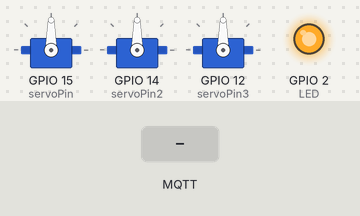
The program below on a simulated ESP32. On the bench: 3 × servo, output pins drawn as LEDs (lit = HIGH). The inputs (shaded band) are chosen by the test bench. WiFi joins after 1.5 s; servers stay silent unless stated; no MQTT or app messages arrive unless stated; what the program prints to the serial monitor is not drawn.

Above: at 2.7 s.
2.8 s: MQTT message "servo/control" arrives on the first subscribed topic
At 3.8 s:
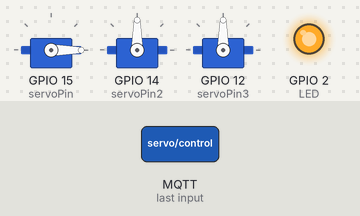
4.3 s: MQTT message "stepper1/control" arrives on the second subscribed topic
At 5.0 s:
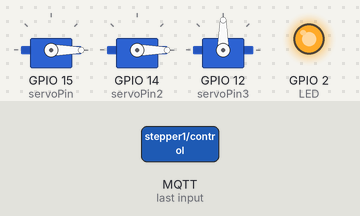
5.8 s: MQTT message "de" arrives on the third subscribed topic
At 6.1 s:
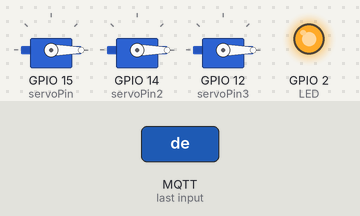
7.3 s: MQTT message "1" arrives on the first subscribed topic
At 8.5 s:
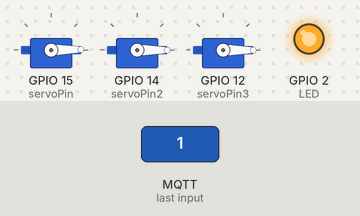
Timing chart, 0 to 9.8 s (numbered marks = the images above; inputs shaded):
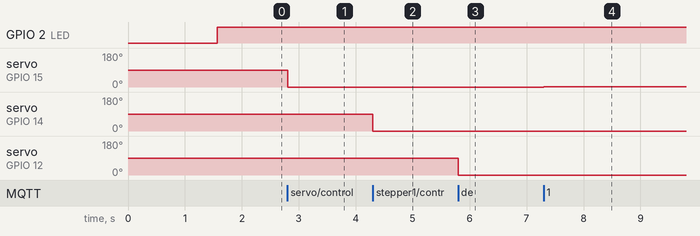

The program:

main.cpp
```cpp
#include <WiFi.h>
#include <WiFiClientSecure.h>
#include <PubSubClient.h>
#include <ESP32Servo.h>

// Настройки сети
const char* ssid = "Trrr";
const char* password = "1419trr14";
const char* mqtt_server = "d1ec323fd6904363bc62ae1f22132549.s1.eu.hivemq.cloud";
const char* mqtt_user = "krushka";
const char* mqtt_password = "Kr5st9k2006";

// Пины для сервопривода и шагового двигателя
const int servoPin = 15;
const int servoPin2 = 14;
const int servoPin3 = 12;
// Шаговый двигатель 1
const int stepper1StepPin = 18;
const int stepper1DirPin = 19;

// Параметры шаговых двигателей
const int stepsPerRevolution = 400;

const int LED = 2; // Светодиод

Servo myServo;
Servo secondServo;
Servo thirdServo;
WiFiClientSecure espClient;
PubSubClient *client;

void setup_wifi() {
  delay(10);
  Serial.println();
  Serial.print("Connecting to ");
  Serial.println(ssid);

  WiFi.mode(WIFI_STA);
  WiFi.begin(ssid, password);

  while (WiFi.status() != WL_CONNECTED) {
    digitalWrite(LED, LOW); // Выключить светодиод при подключении к WiFi
    delay(500);
    Serial.print(".");
  }

  Serial.println("");
  Serial.println("WiFi connected");
  Serial.println("IP address: ");
  Serial.println(WiFi.localIP());
}

void rotateStepper(int stepPin, int dirPin, int degrees, bool clockwise) {
  // Рассчитывает количество шагов
  int steps = (degrees / 360.0) * stepsPerRevolution;

  // Устанавливаем направление
  digitalWrite(dirPin, clockwise ? HIGH : LOW);

  // Выполняем шаги
  for(int i = 0; i < steps; i++) {
    digitalWrite(stepPin, HIGH);
    delayMicroseconds(1000);
    digitalWrite(stepPin, LOW);
    delayMicroseconds(1000);
  }
}

void callback(char* topic, byte* payload, unsigned int length) {
  Serial.print("Message arrived [");
  Serial.print(topic);
  Serial.print("] ");

  String message;
  for (int i = 0; i < length; i++) {
    message += (char)payload[i];
  }
  Serial.println(message);

  // Обработка сервоприводов
  if (String(topic) == "servo/control") {
    int angle = message.toInt();
    if (angle >= 0 && angle <= 180) {
      myServo.write(angle);
      Serial.print("Servo set to: ");
      Serial.println(angle);
    }
  }

  if (String(topic) == "servo2/control") {
    int angle = message.toInt();
    if (angle >= 0 && angle <= 180) {
      secondServo.write(angle);
      Serial.print("Servo set to: ");
      Serial.println(angle);
    }
  }

  if (String(topic) == "servo3/control") {
    int angle = message.toInt();
    if (angle >= 0 && angle <= 180) {
      thirdServo.write(angle);
      Serial.print("Servo set to: ");
      Serial.println(angle);
    }
  }

  // Обработка шагового двигателя
  if (String(topic) == "stepper1/control") {
    int deIndex = message.indexOf("de");
    int diIndex = message.indexOf("di");

    if (deIndex != -1 && diIndex != -1) {
        // Парсинг градусов (все что между "de" и "di")
        int degrees = message.substring(deIndex + 2, diIndex).toInt();

        // Парсинг направления (все что после "di")
        String dirStr = message.substring(diIndex + 2);
        bool direction = dirStr == "cw"; // true для CW, false для CCW

        Serial.print("Stepper 1 rotating: ");
        Serial.print(degrees);
        Serial.print(" degrees ");
        Serial.println(direction ? "CCW" : "CW");

        rotateStepper(stepper1StepPin, stepper1DirPin, degrees, direction);
    }
  }
}

void reconnect() {
  while (!client->connected()) {
    digitalWrite(LED, LOW); // Выключить светодиод при отсутствии подключения
    Serial.print("Attempting MQTT connection...");
    String clientId = "ESP32MotorController";

    if (client->connect(clientId.c_str(), mqtt_user, mqtt_password)) {
      Serial.println("connected");
      digitalWrite(LED, HIGH); // Включить светодиод при успешном подключении
      client->subscribe("servo/control");
      client->subscribe("servo2/control");
      client->subscribe("servo3/control");
      client->subscribe("stepper1/control");
    } else {
      Serial.print("failed, rc=");
      Serial.print(client->state());
      Serial.println(" try again in 5 seconds");
      delay(5000);
    }
  }
}

void setup() {
  Serial.begin(115200);
  pinMode(LED, OUTPUT);
  digitalWrite(LED, LOW); // Изначально выключить светодиод

  // Настройка сервопривода
  myServo.attach(servoPin);
  secondServo.attach(servoPin2);
  thirdServo.attach(servoPin3);

  // Настройка шаговых двигателей
  pinMode(stepper1StepPin, OUTPUT);
  pinMode(stepper1DirPin, OUTPUT);

  setup_wifi();

  espClient.setInsecure();
  client = new PubSubClient(espClient);
  client->setServer(mqtt_server, 8883);
  client->setCallback(callback);
}

void loop() {
  if (!client->connected()) {
    reconnect();
  }

  client->loop();
}
```

Measured:
- after the input at 2.8 s, servo on GPIO 15 (servoPin): 90° → 0° at once
- after the input at 4.3 s, servo on GPIO 14 (servoPin2): 90° → 0° at once
- after the input at 5.8 s, servo on GPIO 12 (servoPin3): 90° → 0° at once
- after the input at 7.3 s, servo on GPIO 15 (servoPin): 0° → 1° at once
